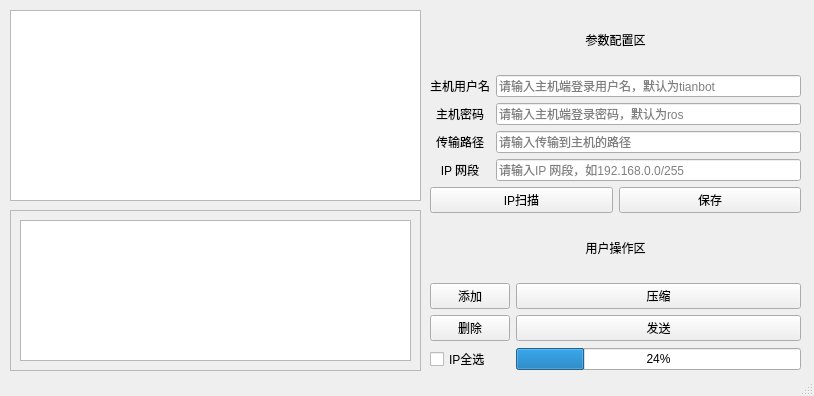
<?xml version="1.0" encoding="UTF-8"?>
<ui version="4.0">
 <class>MainWindow</class>
 <widget class="QMainWindow" name="MainWindow">
  <property name="geometry">
   <rect>
    <x>0</x>
    <y>0</y>
    <width>814</width>
    <height>396</height>
   </rect>
  </property>
  <property name="minimumSize">
   <size>
    <width>0</width>
    <height>0</height>
   </size>
  </property>
  <property name="windowTitle">
   <string>局域网文件传输助助手  增强版</string>
  </property>
  <property name="windowIcon">
   <iconset>
    <normaloff>logo.png</normaloff>logo.png</iconset>
  </property>
  <property name="locale">
   <locale language="Chinese" country="China"/>
  </property>
  <widget class="QWidget" name="centralwidget">
   <widget class="QWidget" name="gridLayoutWidget_3">
    <property name="geometry">
     <rect>
      <x>430</x>
      <y>10</y>
      <width>371</width>
      <height>361</height>
     </rect>
    </property>
    <layout class="QGridLayout" name="gridLayout_function">
     <item row="5" column="1" colspan="2">
      <layout class="QGridLayout" name="gridLayout_param">
       <item row="1" column="0">
        <widget class="QPushButton" name="pushButton_scan_ip">
         <property name="text">
          <string>IP扫描</string>
         </property>
        </widget>
       </item>
       <item row="0" column="0" colspan="2">
        <layout class="QGridLayout" name="gridLayout_param_input">
         <item row="1" column="1">
          <widget class="QLineEdit" name="lineEdit_10">
           <property name="placeholderText">
            <string>请输入主机端登录密码，默认为ros</string>
           </property>
          </widget>
         </item>
         <item row="3" column="1">
          <widget class="QLineEdit" name="lineEdit_9">
           <property name="placeholderText">
            <string>请输入IP 网段，如192.168.0.0/255</string>
           </property>
          </widget>
         </item>
         <item row="3" column="0">
          <widget class="QLabel" name="label_52">
           <property name="layoutDirection">
            <enum>Qt::LeftToRight</enum>
           </property>
           <property name="text">
            <string>IP 网段</string>
           </property>
           <property name="alignment">
            <set>Qt::AlignCenter</set>
           </property>
          </widget>
         </item>
         <item row="1" column="0">
          <widget class="QLabel" name="label_51">
           <property name="layoutDirection">
            <enum>Qt::LeftToRight</enum>
           </property>
           <property name="text">
            <string>主机密码</string>
           </property>
           <property name="alignment">
            <set>Qt::AlignCenter</set>
           </property>
          </widget>
         </item>
         <item row="2" column="0">
          <widget class="QLabel" name="label_53">
           <property name="text">
            <string>传输路径</string>
           </property>
           <property name="alignment">
            <set>Qt::AlignCenter</set>
           </property>
          </widget>
         </item>
         <item row="2" column="1">
          <widget class="QLineEdit" name="lineEdit_8">
           <property name="placeholderText">
            <string>请输入传输到主机的路径</string>
           </property>
          </widget>
         </item>
         <item row="0" column="1">
          <widget class="QLineEdit" name="lineEdit_11">
           <property name="placeholderText">
            <string>请输入主机端登录用户名，默认为tianbot</string>
           </property>
          </widget>
         </item>
         <item row="0" column="0">
          <widget class="QLabel" name="label_50">
           <property name="text">
            <string>主机用户名</string>
           </property>
          </widget>
         </item>
        </layout>
       </item>
       <item row="1" column="1">
        <widget class="QPushButton" name="pushButton_save">
         <property name="text">
          <string>保存</string>
         </property>
        </widget>
       </item>
      </layout>
     </item>
     <item row="0" column="1" colspan="2">
      <widget class="QLabel" name="label_param_area">
       <property name="lineWidth">
        <number>1</number>
       </property>
       <property name="text">
        <string>参数配置区</string>
       </property>
       <property name="textFormat">
        <enum>Qt::AutoText</enum>
       </property>
       <property name="scaledContents">
        <bool>false</bool>
       </property>
       <property name="alignment">
        <set>Qt::AlignCenter</set>
       </property>
       <property name="class" stdset="0">
        <string>h2</string>
       </property>
      </widget>
     </item>
     <item row="7" column="1" colspan="2">
      <layout class="QGridLayout" name="gridLayout_operate">
       <item row="3" column="0">
        <widget class="QCheckBox" name="checkBox_all_ip">
         <property name="layoutDirection">
          <enum>Qt::LeftToRight</enum>
         </property>
         <property name="text">
          <string>IP全选</string>
         </property>
         <property name="autoExclusive">
          <bool>false</bool>
         </property>
        </widget>
       </item>
       <item row="0" column="0">
        <widget class="QPushButton" name="pushButton_add">
         <property name="text">
          <string>添加</string>
         </property>
        </widget>
       </item>
       <item row="3" column="1">
        <widget class="QProgressBar" name="progressBar_transform">
         <property name="value">
          <number>24</number>
         </property>
        </widget>
       </item>
       <item row="2" column="1">
        <widget class="QPushButton" name="pushButton_send">
         <property name="text">
          <string>发送</string>
         </property>
        </widget>
       </item>
       <item row="2" column="0">
        <widget class="QPushButton" name="pushButton_delete">
         <property name="text">
          <string>删除</string>
         </property>
        </widget>
       </item>
       <item row="0" column="1">
        <widget class="QPushButton" name="pushButton_zip">
         <property name="text">
          <string>压缩</string>
         </property>
        </widget>
       </item>
      </layout>
     </item>
     <item row="6" column="1" colspan="2">
      <widget class="QLabel" name="label_operate_area">
       <property name="lineWidth">
        <number>1</number>
       </property>
       <property name="text">
        <string>用户操作区</string>
       </property>
       <property name="textFormat">
        <enum>Qt::AutoText</enum>
       </property>
       <property name="scaledContents">
        <bool>false</bool>
       </property>
       <property name="alignment">
        <set>Qt::AlignCenter</set>
       </property>
       <property name="class" stdset="0">
        <string>h2</string>
       </property>
      </widget>
     </item>
    </layout>
   </widget>
   <widget class="QScrollArea" name="scrollArea">
    <property name="geometry">
     <rect>
      <x>10</x>
      <y>210</y>
      <width>411</width>
      <height>161</height>
     </rect>
    </property>
    <property name="minimumSize">
     <size>
      <width>100</width>
      <height>17</height>
     </size>
    </property>
    <property name="widgetResizable">
     <bool>true</bool>
    </property>
    <widget class="QWidget" name="scrollAreaWidgetContents">
     <property name="geometry">
      <rect>
       <x>0</x>
       <y>0</y>
       <width>409</width>
       <height>159</height>
      </rect>
     </property>
     <layout class="QHBoxLayout" name="horizontalLayout">
      <item>
       <widget class="QTextEdit" name="textEdit_log"/>
      </item>
     </layout>
    </widget>
   </widget>
   <widget class="QListWidget" name="listWidget_file">
    <property name="geometry">
     <rect>
      <x>10</x>
      <y>10</y>
      <width>411</width>
      <height>191</height>
     </rect>
    </property>
   </widget>
  </widget>
  <widget class="QStatusBar" name="statusbar"/>
 </widget>
 <resources/>
 <connections/>
</ui>
